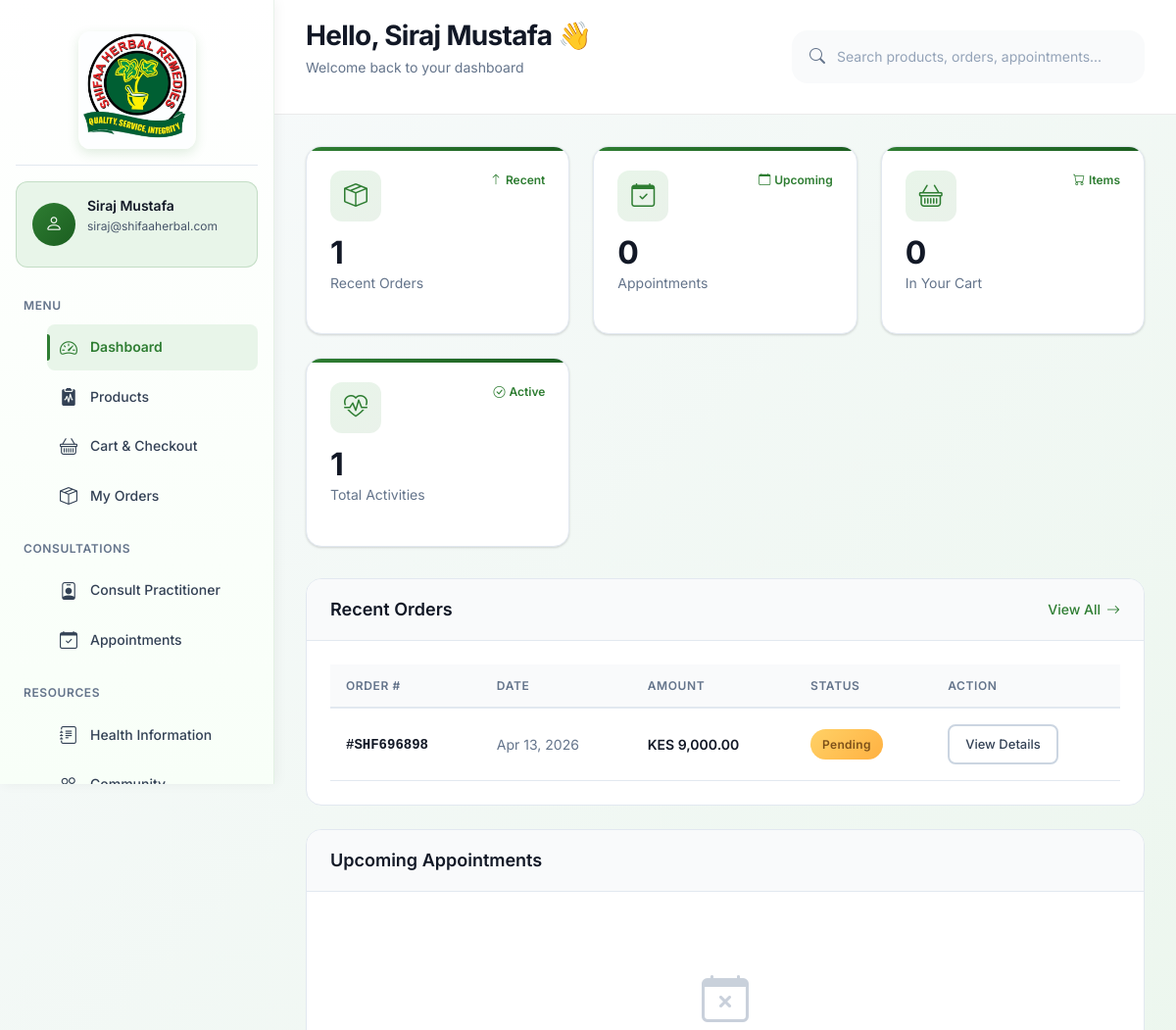
/dashboard (signed in, upper part), run on an earlier commit of the app's database.
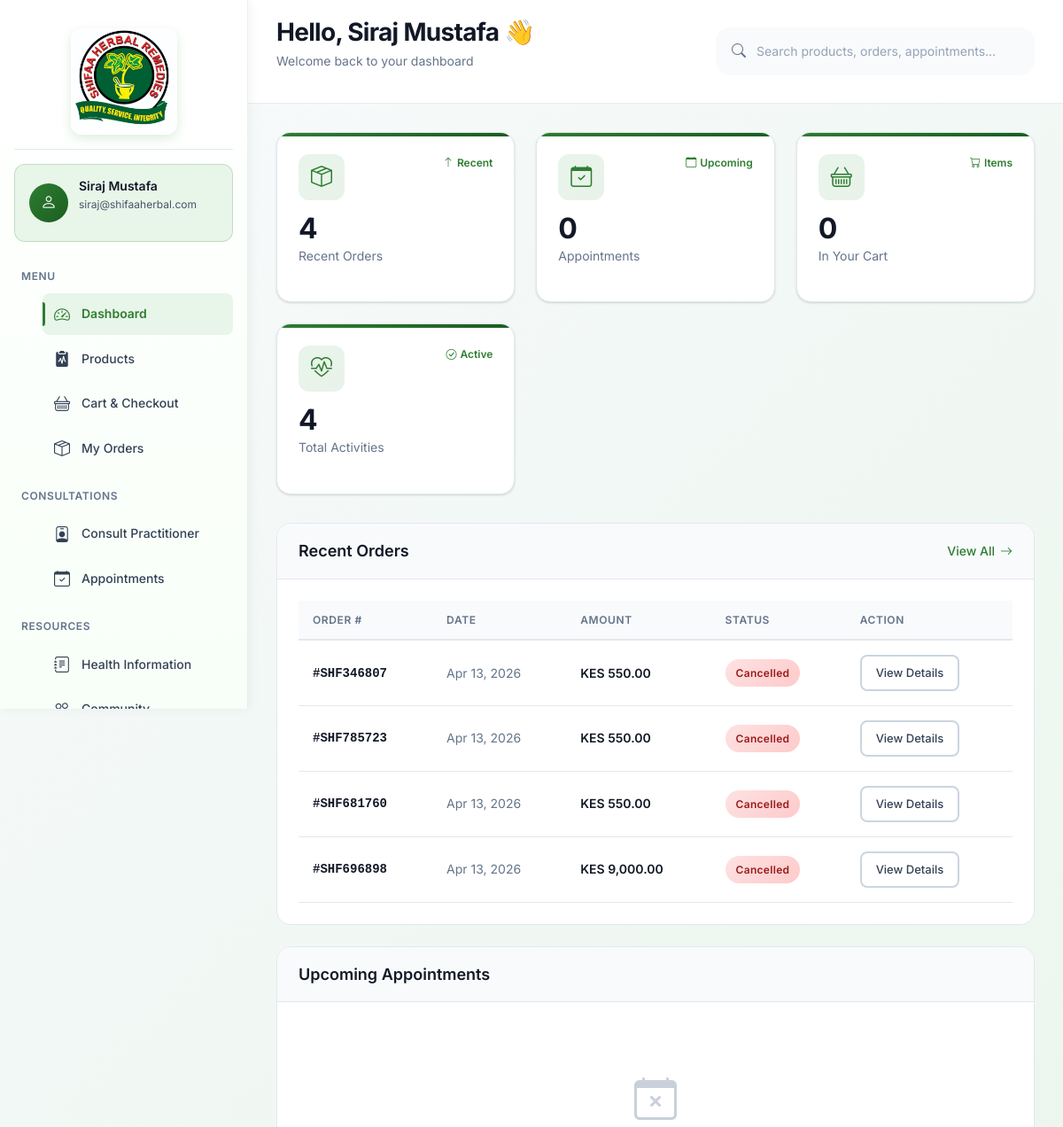
And on a later commit of the database.
### models.py (models this page shows, shortened)
class Order(db.Model):
    __tablename__ = 'order'
    id = db.Column(db.Integer, primary_key=True)
    order_number = db.Column(db.String(50), unique=True, nullable=False, index=True)  # Added index
    user_id = db.Column(db.Integer, db.ForeignKey('user.id'), nullable=False, index=True)  # Added index
    total_amount = db.Column(db.Numeric(10, 2), nullable=False)
    status = db.Column(db.String(50), default='pending', index=True)  # Added index
    shipping_address = db.Column(db.Text, nullable=False)
    delivery_option = db.Column(db.String(50), default='standard')
    payment_method = db.Column(db.String(50), default='mpesa')
    payment_status = db.Column(db.String(50), default='pending', index=True)  # Added index
    notes = db.Column(db.Text)
    created_at = db.Column(db.DateTime, default=datetime.utcnow, index=True)  # Added index
    updated_at = db.Column(db.DateTime, default=datetime.utcnow, onupdate=datetime.utcnow)
    items = db.relationship('OrderItem', backref='order', lazy='dynamic', cascade='all, delete-orphan')
    __table_args__ = (
        db.Index('idx_order_user_status', 'user_id', 'status'),
        db.Index('idx_order_created_status', 'created_at', 'status'),
    )

### app.py (the view)
    @app.route("/dashboard")
    @login_required
    def dashboard():
        if current_user.role == "admin":
            return redirect(url_for("admin_dashboard"))
        from models import Order, Appointment, CartItem
        recent_orders = Order.query.filter_by(user_id=current_user.id).order_by(Order.created_at.desc()).limit(5).all()
        upcoming_appointments = Appointment.query.filter_by(
            user_id=current_user.id,
            status="scheduled"
        ).filter(Appointment.appointment_date >= datetime.utcnow()).order_by(Appointment.appointment_date).limit(5).all()
        cart_count = CartItem.query.filter_by(user_id=current_user.id).count()
        return render_template(
            "user/dashboard.html",
            recent_orders=recent_orders,
            upcoming_appointments=upcoming_appointments,
            cart_count=cart_count,
        )

### templates/user/dashboard.html (shortened to what the changed rows need)
<!DOCTYPE html>
<html lang="en">
<head>
    <link href="https://cdn.jsdelivr.net/npm/bootstrap@5.3.0-alpha1/dist/css/bootstrap.min.css" rel="stylesheet">
    <link href="https://cdn.jsdelivr.net/npm/bootstrap-icons@1.8.1/font/bootstrap-icons.css" rel="stylesheet">
</head>
<body>
    <div class="dashboard-wrapper">
        <nav class="sidebar" id="sidebar" aria-label="Main navigation">
            <section class="user-profile" aria-labelledby="user-profile-title">
                <div class="user-info">
                    <h2 id="user-profile-title">{{ current_user.name }}</h2>
                </div>
            </section>
        </nav>
        <main class="main-content" id="main-content">
            <header class="top-bar">
                <div class="greeting">
                    <h1>Hello, {{ current_user.name }} <span aria-hidden="true">👋</span></h1>
                </div>
            </header>
            <div class="content-area">
                <section class="stats-grid" aria-label="Dashboard statistics">
                    <article class="stat-card">
                        <div class="stat-content">
                            <h3>{{ recent_orders|length }}</h3>
                            <p>Recent Orders</p>
                        </div>
                    </article>
                    <article class="stat-card">
                        <div class="stat-content">
                            <h3>{{ recent_orders|length + upcoming_appointments|length }}</h3>
                            <p>Total Activities</p>
                        </div>
                    </article>
                </section>
                <div class="dashboard-grid">
                    <section class="dashboard-card">
                        <header class="card-header">
                            <h2>Recent Orders</h2>
                        </header>
                        <div class="card-body">
                            {% if recent_orders %}
                            <div class="table-container">
                                <table class="orders-table" aria-label="Recent orders">
                                    <thead>
                                        <tr>
                                            <th scope="col">Order #</th>
                                            <th scope="col">Date</th>
                                            <th scope="col">Amount</th>
                                            <th scope="col">Status</th>
                                            <th scope="col">Action</th>
                                        </tr>
                                    </thead>
                                    <tbody>
                                        {% for order in recent_orders[:5] %}
                                        <tr>
                                            <td class="order-number">#{{ order.order_number }}</td>
                                            <td class="order-date">{{ order.created_at.strftime('%b %d, %Y') }}</td>
                                            <td class="order-amount">{{ order.total_amount|currency }}</td>
                                            <td>
                                                <span class="status-badge status-{{ order.status }}" aria-label="Status: {{ order.status }}">
                                                    {{ order.status|title }}
                                                </span>
                                            </td>
                                            <td>
                                                <a href="{{ url_for('order_detail', order_id=order.id) }}" class="btn-view">
                                                    View Details
                                                </a>
                                            </td>
                                        </tr>
                                        {% endfor %}
                                    </tbody>
                                </table>
                            </div>
                            {% endif %}
                        </div>
                    </section>
                    <section class="dashboard-card">
                        <header class="card-header">
                            <h2>Upcoming Appointments</h2>
                        </header>
                    </section>
                </div>
            </div>
        </main>
    </div>
</body>
</html>

What changed in the data, as far as the page shows it:
added Order: order_number "SHF346807", created_at "Apr 13, 2026", total_amount "KES 550.00", status "Cancelled"
added Order: order_number "SHF785723", created_at "Apr 13, 2026", total_amount "KES 550.00", status "Cancelled"
added Order: order_number "SHF681760", created_at "Apr 13, 2026", total_amount "KES 550.00", status "Cancelled"
changed Order "SHF696898": status "Pending" → "Cancelled"
Also different on the page:
{{ recent_orders|length }}: "1" → "4"
{{ recent_orders|length + upcoming_appointments|length }}: "1" → "4"
